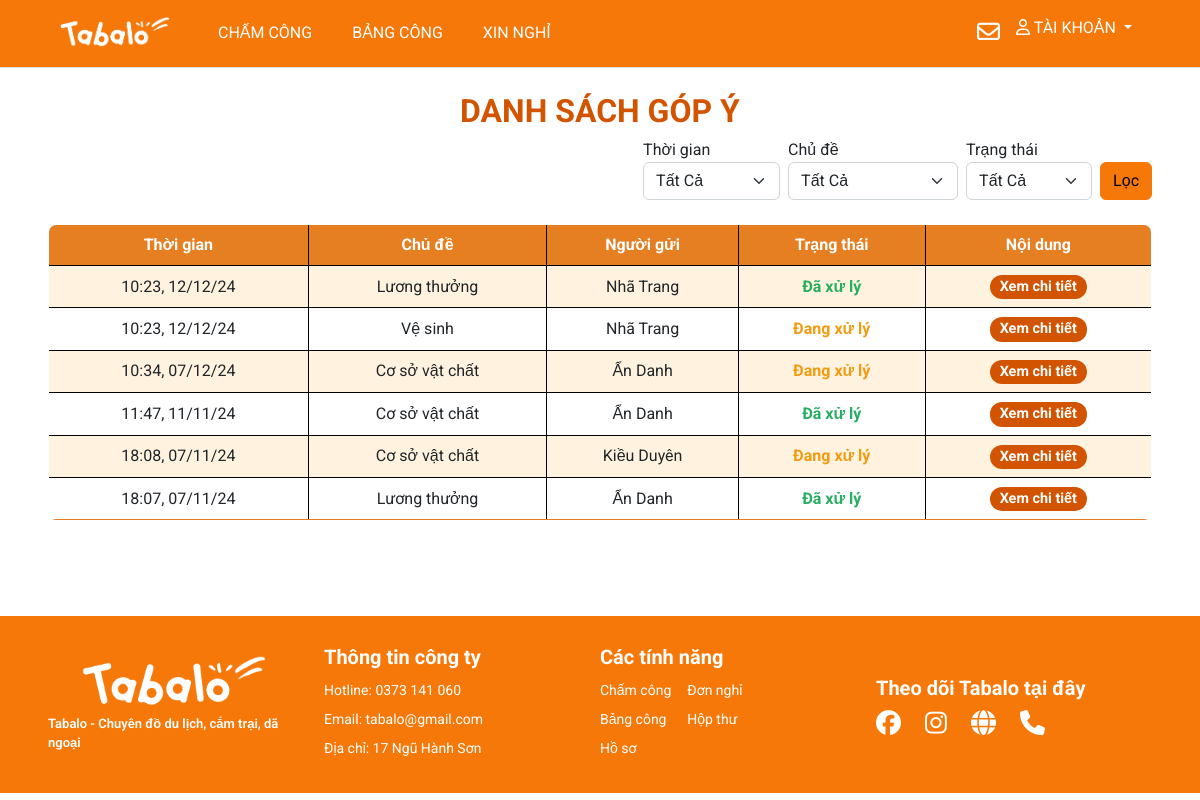
The page /management/letter/ (signed in) on the database its author committed.
### myapp/models.py (models this page shows, shortened)
class Letter(models.Model):
    user = models.ForeignKey(User, on_delete=models.CASCADE)
    is_anonymous = models.BooleanField(default=False)
    topic = models.ForeignKey(TopicLetter, on_delete=models.CASCADE)
    content = models.TextField()
    status = models.CharField(max_length=30, choices=[('Đang xử lý', 'Đang xử lý'),('Đã xử lý', 'Đã xử lý')], default='Đang xử lý')
    created_at = models.DateTimeField(auto_now_add=True)

class TopicLetter(models.Model):
  name = models.CharField(max_length=50)
  def __str__(self):
      return self.name

### management/views.py (the view, shortened to what this page needs)
# urls.py: path('letter/', views.letter, name='main-letter'),
def letter(request):
  if request.user.is_authenticated:
    title = 'Danh sách đóng góp ý kiến'
    letters = Letter.objects.all().order_by('-created_at')
    topics = TopicLetter.objects.all()
    topic_rq = request.GET.get('topic', '')
    status = request.GET.get('status', '')
    time = request.GET.get('time', '')
    if topic_rq:
      letters = letters.filter(topic__name=topic_rq)
    if status:
      letters = letters.filter(status=status)
    paginator = Paginator(letters, 10)
    page_number = request.GET.get('page', '')
    try:
      page_obj = paginator.get_page(page_number)
    except PageNotAnInteger:
      page_obj = paginator.page(1)
    except EmptyPage:
      page_obj = paginator.page(paginator.num_pages)
    query_params = request.GET.copy()
    if 'page' in query_params:
      query_params.pop('page')
    context = {'title': title,
               'topics': topics,
               'time': time,
               'topic_rq': topic_rq,
               'status': status,
               'page_obj': page_obj,
               'query_params': query_params.urlencode()}
    return render(request, 'pages/main_letter.html', context)
  else:
    messages.warning(request, 'Không có quyền truy cập')
    return redirect('/')

### management/context_processors.py (called while the page is built)
def pending_dayoff(request):
  count_pending = DayOffRequest.objects.filter(status='pending').count()
  return {'count_pending': count_pending}

def pending_letter(request):
    count_letter_pending = Letter.objects.filter(status='Đang xử lý').count()
    return {'count_letter_pending': count_letter_pending}

### templates/pages/main_letter.html (shortened to what this page needs)
{% extends '../layouts/base.html' %}
{% block main %}
<br>
<h1 style="text-align: center; font-size: 2rem; font-weight: bold; color: #D35400;">DANH SÁCH GÓP Ý</h1>
{% include 'partials/filter_letter.html' %}
<br>
<table class="table table-hover table-bordered custom-border" style="border-radius: 8px; overflow: hidden;">
  <thead class="bg-tab text-white" style="background-color: #E67E22;">
    <tr>
      <th scope="col" class="text-center" style="vertical-align: middle;">Thời gian</th>
      <th scope="col" class="text-center" style="vertical-align: middle;">Chủ đề</th>
      <th scope="col" class="text-center" style="vertical-align: middle;">Người gửi</th>
      <th scope="col" class="text-center" style="vertical-align: middle;">Trạng thái</th>
      <th scope="col" class="text-center" style="vertical-align: middle;">Nội dung</th>
    </tr>
  </thead>
  <tbody>
    {% for letter in page_obj %}
    <tr style="transition: background-color 0.3s;">
      <td class="text-center align-middle">{{ letter.created_at|date:"H:i, d/m/y" }}</td>
      <td class="text-center align-middle">{{ letter.topic.name }}</td>
      <td class="text-center align-middle">
      {% if letter.is_anonymous %}
        Ẩn Danh
      {% else %}
        {{ letter.user.first_name }} {{ letter.user.last_name }}
      {% endif %}
      </td>
      <td class="text-center align-middle">
        {% if letter.status == "Đã xử lý" %}
          <span class="status-resolved">{{ letter.status }}</span>
        {% elif letter.status == "Đang xử lý" %}
          <span class="status-waiting">{{ letter.status }}</span>
        {% endif %}
      </td>
      <td class="text-center align-middle">
        <a class="badge bg-status-left" style="text-decoration: none;" href="/letters/{{letter.id}}/">Xem chi tiết</a>
      </td>
    </tr>
    {% endfor %}
  </tbody>
</table>
<br>
{% endblock %}

### static/styles/style.css (style rules this page uses)
.bg-tab { background-color: #FF983E !important; }
table { border-collapse: collapse; border: 1px solid #000 !important; }
table th, table td { border: 1px solid #000000; }

### templates/pages/main_letter.html (style rules this page uses)
.table-bordered tbody tr:nth-child(odd) { background-color: #FFF3E0; }
.table-bordered tbody tr:nth-child(even) { background-color: #FFFFFF; }
.bg-tab { background-color: #E67E22 !important; color: white !important; }
.badge { font-size: 0.9rem; padding: 5px 10px; border-radius: 12px; }
.badge.bg-status-left { background-color: #D35400 !important; color: #fff; }
.custom-border { border: 2px solid #E67E22; border-radius: 10px; }
.table-bordered tbody tr:last-child { border-bottom: 2px solid #E67E22; }
.status-resolved { color: #27AE60; font-weight: bold; }
.status-waiting { color: #F39C12; font-weight: bold; }

### rows shown on the page
Letter: created_at "10:23, 12/12/24", topic.name "Lương thưởng", user.first_name "Nhã", user.last_name "Trang", status "Đã xử lý"
Letter: created_at "10:23, 12/12/24", topic.name "Vệ sinh", user.first_name "Nhã", user.last_name "Trang", status "Đang xử lý"
Letter: created_at "10:34, 07/12/24", topic.name "Cơ sở vật chất", is_anonymous "Ẩn Danh", status "Đang xử lý"
Letter: created_at "11:47, 11/11/24", topic.name "Cơ sở vật chất", is_anonymous "Ẩn Danh", status "Đã xử lý"
Letter: created_at "18:08, 07/11/24", topic.name "Cơ sở vật chất", user.first_name "Kiều", user.last_name "Duyên", status "Đang xử lý"
Letter: created_at "18:07, 07/11/24", topic.name "Lương thưởng", is_anonymous "Ẩn Danh", status "Đã xử lý"
